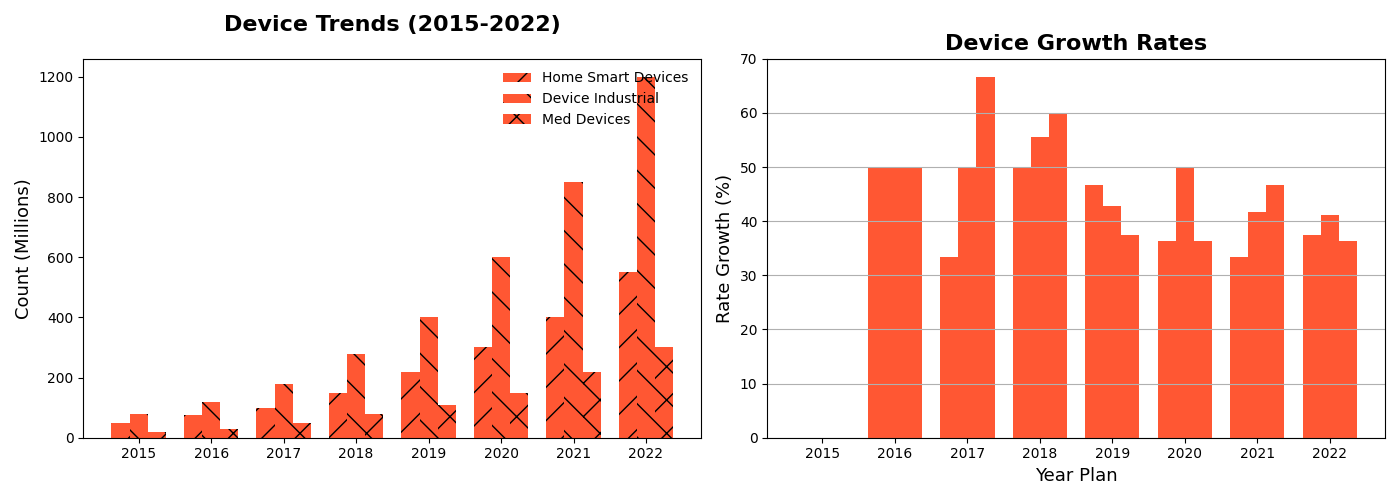

This chart was generated by the following Python code:
import matplotlib.pyplot as plt
import numpy as np

years = np.array([2015, 2016, 2017, 2018, 2019, 2020, 2021, 2022])
smart_home_devices = np.array([50, 75, 100, 150, 220, 300, 400, 550])
industrial_devices = np.array([80, 120, 180, 280, 400, 600, 850, 1200])
healthcare_devices = np.array([20, 30, 50, 80, 110, 150, 220, 300])

bar_width = 0.25
x_pos = np.arange(len(years))

fig, (ax1, ax2) = plt.subplots(1, 2, figsize=(14, 5), sharex=True)

ax1.bar(x_pos - bar_width, smart_home_devices, width=bar_width, label='Home Smart Devices', hatch='/', color='#FF5733')
ax1.bar(x_pos, industrial_devices, width=bar_width, label='Device Industrial', hatch='\\', color='#FF5733')
ax1.bar(x_pos + bar_width, healthcare_devices, width=bar_width, label='Med Devices', hatch='x', color='#FF5733')

ax1.set_title('Device Trends (2015-2022)', fontsize=16, fontweight='bold', pad=20)
ax1.set_ylabel('Count (Millions)', fontsize=13)
ax1.legend(loc='upper right', fontsize=10, frameon=False)
ax1.grid(False)

def calculate_growth(data):
    return [(data[i] - data[i-1]) / data[i-1] * 100 if i > 0 else 0 for i in range(len(data))]

smart_home_growth = calculate_growth(smart_home_devices)
industrial_growth = calculate_growth(industrial_devices)
healthcare_growth = calculate_growth(healthcare_devices)

ax2.bar(x_pos - bar_width, smart_home_growth, width=bar_width, label='Growth Home Smart', color='#FF5733', linestyle=':', linewidth=2)
ax2.bar(x_pos, industrial_growth, width=bar_width, label='Growth Device Industrial', color='#FF5733', linestyle='--', linewidth=2)
ax2.bar(x_pos + bar_width, healthcare_growth, width=bar_width, label='Growth Med Devices', color='#FF5733', linestyle='-.', linewidth=2)

ax2.set_title('Device Growth Rates', fontsize=16, fontweight='bold')
ax2.set_xlabel('Year Plan', fontsize=13)
ax2.set_ylabel('Rate Growth (%)', fontsize=13)
ax2.set_xticks(x_pos)
ax2.set_xticklabels(years)
ax2.grid(True, which='both', axis='y')

plt.tight_layout()
plt.show()
